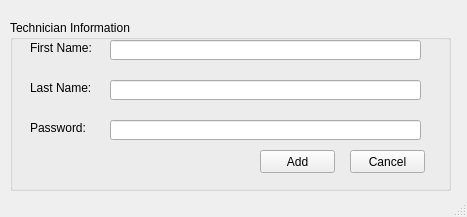
<?xml version="1.0" encoding="UTF-8"?>
<ui version="4.0">
 <class>MainWindow</class>
 <widget class="QMainWindow" name="MainWindow">
  <property name="windowModality">
   <enum>Qt::ApplicationModal</enum>
  </property>
  <property name="geometry">
   <rect>
    <x>0</x>
    <y>0</y>
    <width>467</width>
    <height>217</height>
   </rect>
  </property>
  <property name="windowTitle">
   <string>MainWindow</string>
  </property>
  <widget class="QWidget" name="centralwidget">
   <widget class="QGroupBox" name="groupBox">
    <property name="geometry">
     <rect>
      <x>10</x>
      <y>20</y>
      <width>441</width>
      <height>171</height>
     </rect>
    </property>
    <property name="title">
     <string>Technician Information</string>
    </property>
    <widget class="QLabel" name="label">
     <property name="geometry">
      <rect>
       <x>20</x>
       <y>60</y>
       <width>81</width>
       <height>16</height>
      </rect>
     </property>
     <property name="text">
      <string>Last Name:</string>
     </property>
    </widget>
    <widget class="QLabel" name="label_2">
     <property name="geometry">
      <rect>
       <x>20</x>
       <y>20</y>
       <width>61</width>
       <height>16</height>
      </rect>
     </property>
     <property name="text">
      <string>First Name:</string>
     </property>
    </widget>
    <widget class="QLineEdit" name="lineFirstName">
     <property name="geometry">
      <rect>
       <x>100</x>
       <y>20</y>
       <width>311</width>
       <height>20</height>
      </rect>
     </property>
     <property name="readOnly">
      <bool>false</bool>
     </property>
    </widget>
    <widget class="QPushButton" name="pushAdd">
     <property name="geometry">
      <rect>
       <x>250</x>
       <y>130</y>
       <width>75</width>
       <height>23</height>
      </rect>
     </property>
     <property name="text">
      <string>Add</string>
     </property>
    </widget>
    <widget class="QPushButton" name="pushCancel">
     <property name="geometry">
      <rect>
       <x>340</x>
       <y>130</y>
       <width>75</width>
       <height>23</height>
      </rect>
     </property>
     <property name="text">
      <string>Cancel</string>
     </property>
    </widget>
    <widget class="QLineEdit" name="lineLastName">
     <property name="geometry">
      <rect>
       <x>100</x>
       <y>60</y>
       <width>311</width>
       <height>20</height>
      </rect>
     </property>
     <property name="readOnly">
      <bool>false</bool>
     </property>
    </widget>
    <widget class="QLabel" name="label_3">
     <property name="geometry">
      <rect>
       <x>20</x>
       <y>100</y>
       <width>81</width>
       <height>16</height>
      </rect>
     </property>
     <property name="text">
      <string>Password:</string>
     </property>
    </widget>
    <widget class="QLineEdit" name="linePassword">
     <property name="geometry">
      <rect>
       <x>100</x>
       <y>100</y>
       <width>311</width>
       <height>20</height>
      </rect>
     </property>
     <property name="echoMode">
      <enum>QLineEdit::Password</enum>
     </property>
     <property name="readOnly">
      <bool>false</bool>
     </property>
    </widget>
   </widget>
  </widget>
  <widget class="QStatusBar" name="statusbar"/>
 </widget>
 <resources/>
 <connections/>
</ui>
